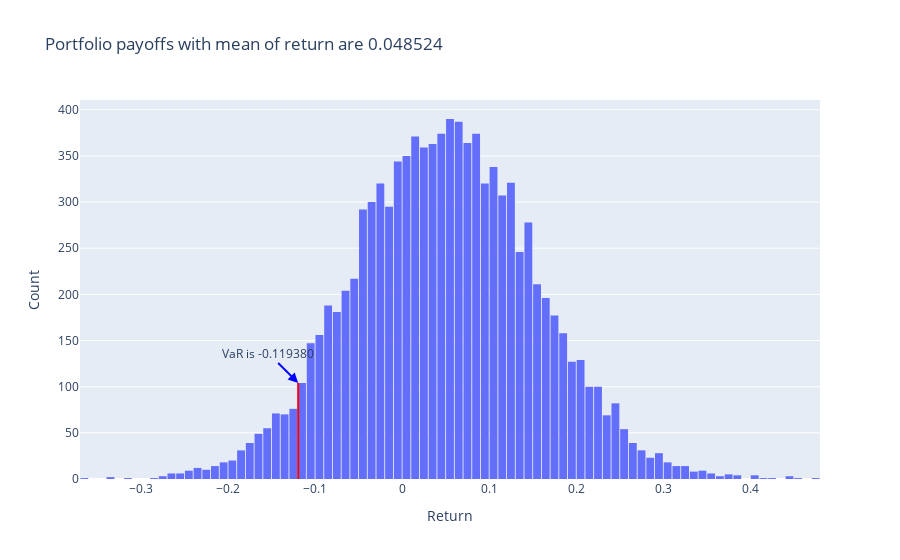

Notebook code cell kept with this figure:
### Markdown cell above
<font size="8">Plotting histogram</font>

### Code cell
# Create a histogram using Plotly (go.Histogram) for the optimal portfolio payoffs
hist = go.Figure(data=[go.Histogram(x=payoffs_o, xbins=dict(
    start=min(payoffs_o) // size * size,  
    end=max(payoffs_o) // size * size + size,  
    size=size
))])

# Update layout settings for the histogram
hist.update_layout(
    title_text='Portfolio payoffs with mean of return are %f' % np.mean(payoffs_o),  # title of plot
    xaxis_title_text='Return',  # x-axis label
    yaxis_title_text='Count',  # y-axis label
    bargroupgap=0.1  # gap between bars of the same location coordinates
)

# Identify returns within the VaR range for highlighting
y_high = [i for i in payoffs_o if (i >= VaR_o // size * size and i <= VaR_o // size * size + size)]  

# Add a red line representing the VaR threshold for the optimal portfolio
hist.add_shape(
    dict(
        type="line",
        x0=VaR_o,
        x1=VaR_o,
        y0=0,
        y1=len(y_high),
        line=dict(
            color="red",  # Color of the line
            width=2  # Line width
        )
    )
)

# Add an arrow annotation pointing at the VaR line for the optimal portfolio
arrow_text = 'VaR is %f' % VaR_o
hist.add_annotation(
    text=arrow_text,
    x=VaR_o,
    y=len(y_high),  # Adjust the vertical position of the arrow text
    showarrow=True,
    arrowhead=2,  # Arrowhead style (2: arrowhead at the end of the line)
    arrowwidth=2,  # Width of the arrowhead
    arrowcolor="blue",  # Color of the arrowhead
    ax=-30
)

# Show the histogram for the optimal portfolio
hist.show()

### Figure 1 — Plotly figure (JSON) as saved in the notebook; plotly's stock layout.template omitted (floating-point values rounded to 4 significant figures; data arrays with more than 128 entries replaced by an {"elided": "..."} marker saying what was removed)
{"data": [{"type": "histogram", "x": {"elided": "10000 float values"}, "xbins": {"end": 0.48, "size": 0.01, "start": -0.37}}], "layout": {"annotations": [{"arrowcolor": "blue", "arrowhead": 2, "arrowwidth": 2, "ax": -30, "showarrow": true, "text": "VaR is -0.119380", "x": -0.1194, "y": 104}], "bargroupgap": 0.1, "shapes": [{"line": {"color": "red", "width": 2}, "type": "line", "x0": -0.1194, "x1": -0.1194, "y0": 0, "y1": 104}], "title": {"text": "Portfolio payoffs with mean of return are 0.048524"}, "xaxis": {"title": {"text": "Return"}}, "yaxis": {"title": {"text": "Count"}}}}
